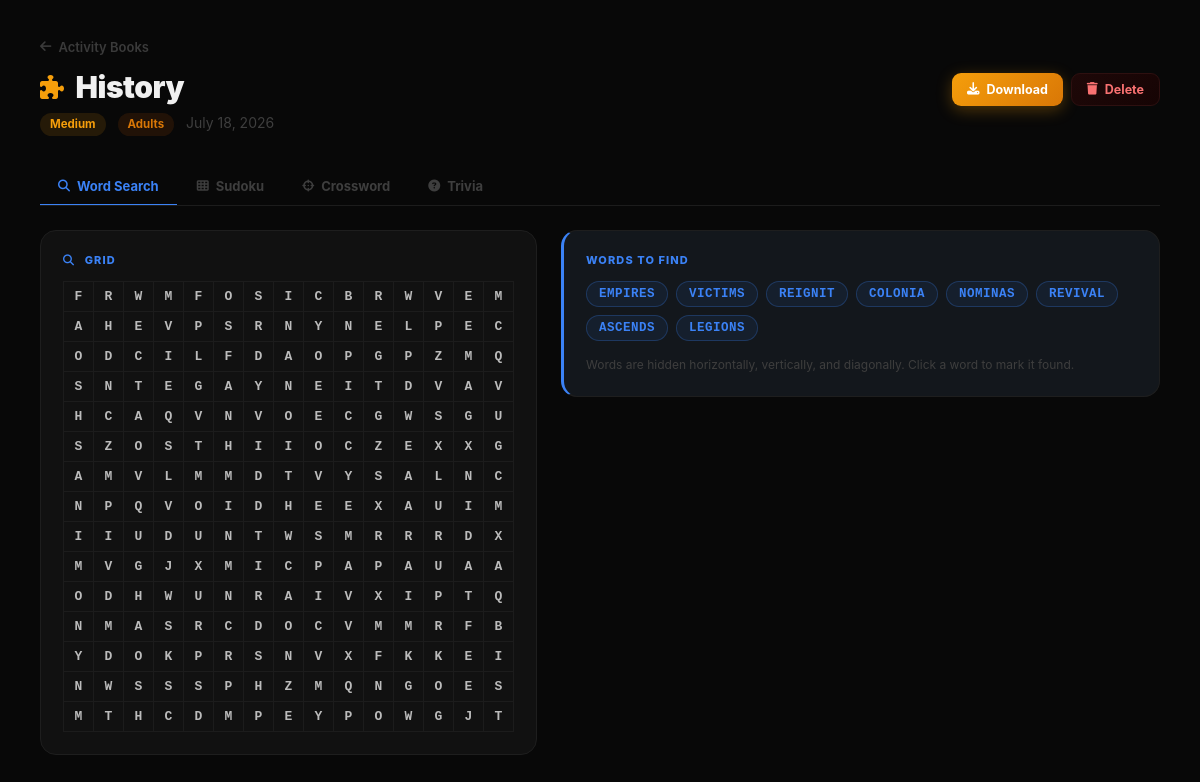
Screenshot of /actgen/1 with the database file from the repository.
### models.py (models this page shows)
class ActivityBook(db.Model):
    __tablename__ = "activity_books"
    id         = db.Column(db.Integer, primary_key=True)
    theme      = db.Column(db.String(200))
    difficulty = db.Column(db.String(50))
    age_group  = db.Column(db.String(50))
    created_at = db.Column(db.DateTime, default=datetime.utcnow)
    activities = db.relationship("Activity", backref="book",
                                 cascade="all, delete-orphan", order_by="Activity.id")

### apps/actgen/__init__.py (the view)
@actgen_bp.route("/<int:book_id>")
def view(book_id):
    book = ActivityBook.query.get_or_404(book_id)
    activities = {a.activity_type: json.loads(a.data) for a in book.activities}
    return render_template("actgen/view.html", book=book, activities=activities)

### templates/actgen/view.html (shortened to what this page needs)
{% extends "base.html" %}
{% block content %}
{% set ws = activities.get('wordsearch', {}) %}
{% set su = activities.get('sudoku', {}) %}
{% set cw = activities.get('crossword', {}) %}
{% set tr = activities.get('trivia', {}) %}
<div class="page-header anim-up">
  <a href="/actgen/" class="back-link"><i class="fas fa-arrow-left"></i> Activity Books</a>
  <div class="page-header-row">
    <div>
      <h1><i class="fas fa-puzzle-piece"></i> {{ book.theme }}</h1>
      <p class="subtitle" style="margin-top:7px;">
        <span class="badge badge-yellow" style="margin-right:8px;">{{ book.difficulty }}</span>
        <span class="badge badge-brown" style="margin-right:8px;">{{ book.age_group }}</span>
        {{ book.created_at.strftime('%B %d, %Y') }}
      </p>
    </div>
    <div class="btn-row" style="margin-top:4px;">
      <button class="btn btn-warning btn-sm" onclick="window.location.href='/actgen/{{ book.id }}/download'">
        <i class="fas fa-download"></i> Download
      </button>
      <button class="btn btn-danger btn-sm" onclick="deleteBook()">
        <i class="fas fa-trash"></i> Delete
      </button>
    </div>
  </div>
</div>
<div class="tabs">
  <button class="tab-btn tab-ws active" onclick="switchTab('tabWS', this)">
    <i class="fas fa-search"></i> Word Search
  </button>
  <button class="tab-btn tab-su" onclick="switchTab('tabSU', this)">
    <i class="fas fa-th"></i> Sudoku
  </button>
  <button class="tab-btn tab-cw" onclick="switchTab('tabCW', this)">
    <i class="fas fa-crosshairs"></i> Crossword
  </button>
  <button class="tab-btn tab-tr" onclick="switchTab('tabTR', this)">
    <i class="fas fa-question-circle"></i> Trivia
  </button>
</div>
<div class="tab-panel active" id="tabWS">
  <div class="act-grid">
    <div class="card" style="overflow-x:auto;">
      <p class="section-label" style="margin-top:0;color:var(--blue);">
        <i class="fas fa-search" style="margin-right:6px;"></i> Grid
      </p>
      <table class="ws-table">
        {% for row in ws.get('grid', []) %}
        <tr>{% for ch in row %}<td>{{ ch }}</td>{% endfor %}</tr>
        {% endfor %}
      </table>
    </div>
    <div>
      <div class="card card-blue">
        <p class="section-label" style="margin-top:0;color:var(--blue);">Words to find</p>
        <div class="chips" id="wordChips">
          {% for word in ws.get('words', []) %}
          <span class="word-chip" data-word="{{ word }}">{{ word }}</span>
          {% endfor %}
        </div>
        <p class="text-xs text-muted" style="margin-top:14px;line-height:1.6;">
          Words are hidden horizontally, vertically, and diagonally. Click a word to mark it found.
        </p>
      </div>
    </div>
  </div>
</div>
      {% set across_pos = {} %}
      {% set down_pos   = {} %}
      {% for item in cw.get('across', []) %}{% set _ = across_pos.update({(item.row, item.col): item.num}) %}{% endfor %}
      {% for item in cw.get('down',   []) %}{% set _ = down_pos.update({(item.row, item.col): item.num}) %}{% endfor %}
{% endblock %}

### static/css/mobile.css (style rules this page uses)
*, *::before, *::after { box-sizing: border-box; margin: 0; padding: 0; }
html { font-size: 15px; scroll-behavior: smooth; }
body { background: #080808; color: #c8c8c8; font-family: -apple-system, BlinkMacSystemFont, 'Segoe UI', Roboto, sans-serif; min-height: 100vh; -webkit-font-smoothing: antialiased; }
:root { --accent: #7c3aed; --accent-dark: #5b21b6; --red: #ef4444; --red-dark: #dc2626; --green: #22c55e; --green-dark: #16a34a; --blue: #3b82f6; --blue-dark: #2563eb; --yellow: #f59e0b; --yellow-dark: #d97706; --brown: #b45309; --brown-dark: #92400e; }
.anim-up { animation: fadeInUp .45s ease both; }
.page-header { margin-bottom: 32px; }
.page-header .back-link { display: inline-flex; align-items: center; gap: 7px; font-size: 13px; font-weight: 600; color: #3a3a3a; text-decoration: none; margin-bottom: 14px; transition: color .15s; }
.page-header h1 { font-size: clamp(22px, 4vw, 30px); font-weight: 900; color: #f0f0f0; letter-spacing: -.5px; display: flex; align-items: center; gap: 12px; }
.page-header h1 i { color: var(--accent); font-size: 24px; }
.page-header .subtitle { color: #3e3e3e; font-size: 14px; margin-top: 7px; line-height: 1.5; }
.page-header-row { display: flex; align-items: flex-start; justify-content: space-between; gap: 16px; flex-wrap: wrap; }
.section-label { font-size: 11px; font-weight: 800; letter-spacing: .1em; text-transform: uppercase; color: #2e2e2e; margin-bottom: 14px; }
.card { background: #111; border: 1px solid #1e1e1e; border-radius: 16px; padding: 22px; margin-bottom: 14px; transition: border-color .2s, box-shadow .2s, transform .2s; }
.card-blue { border-left: 3px solid var(--blue); background: color-mix(in srgb,var(--blue) 5%,#111); }
.btn { display: inline-flex; align-items: center; justify-content: center; gap: 7px; padding: 11px 20px; border-radius: 11px; font-size: 13.5px; font-weight: 700; font-family: inherit; cursor: pointer; border: none; transition: opacity .15s, transform .12s, box-shadow .2s; text-decoration: none; white-space: nowrap; position: relative; overflow: hidden; }
.btn::after { content: ''; position: absolute; inset: 0; background: linear-gradient(135deg, rgba(255,255,255,.06), transparent); opacity: 0; transition: opacity .15s; }
.btn-warning { background: linear-gradient(135deg, var(--yellow), var(--yellow-dark)); color: #fff; box-shadow: 0 4px 16px color-mix(in srgb,var(--yellow) 30%,transparent); }
.btn-danger { background: linear-gradient(135deg,#1e0808,#160404); border: 1.5px solid #2e1010; color: #f87171; }
.btn-sm { padding: 8px 15px; font-size: 12.5px; border-radius: 9px; }
.btn-row { display: flex; gap: 8px; flex-wrap: wrap; }
.badge { display: inline-block; padding: 3px 10px; border-radius: 20px; font-size: 11.5px; font-weight: 700; }
.badge-yellow { background: rgba(245,158,11,.12); color: #f59e0b; }
.badge-brown { background: rgba(180,83,9,.15); color: #d97706; }
.tabs { display: flex; gap: 2px; border-bottom: 1px solid #1c1c1c; margin-bottom: 24px; overflow-x: auto; flex-shrink: 0; }
.tab-btn { padding: 10px 18px; font-size: 13px; font-weight: 700; color: #3e3e3e; cursor: pointer; border: none; background: transparent; font-family: inherit; border-bottom: 2px solid transparent; margin-bottom: -1px; transition: color .15s, border-color .15s; white-space: nowrap; display: flex; align-items: center; gap: 7px; }
.tab-btn i { font-size: 12px; }
.tab-btn.active { color: var(--accent); border-bottom-color: var(--accent); }
.tab-panel { display: none; animation: fadeIn .2s ease; }
.tab-panel.active { display: block; }
.ws-table { border-collapse: collapse; }
.ws-table td { width: 28px; height: 28px; text-align: center; vertical-align: middle; font-size: 13px; font-weight: 700; font-family: 'Courier New',monospace; color: #ccc; border: 1px solid #1c1c1c; transition: background .15s, color .15s; }
.chips { display: flex; flex-wrap: wrap; gap: 8px; }
.text-muted { color: #3e3e3e; }
.text-xs { font-size: 12px; }

### rows the page displays
ActivityBook: theme "History", difficulty "Medium", age_group "Adults", created_at "July 18, 2026"

### other values shown
{{ ch }} "F" "R" "W" "M" "F" "O" "S" "I" "C" "B" "R" "W" "V" "E" "M" "A" "H" "E" "V" "P" "S" "R" "N" "Y" "N" "E" "L" "P" "E" "C" "O" "D" "C" "I" "L" "F" "D" "A" "O" "P" "G" "P" "Z" "M" "Q" "S" "N" "T" "E" "G" "A" "Y" "N" "E" "I" "T" "D" "V" "A" "V" "H" "C" "A" "Q" "V" "N" "V" "O" "E" "C" "G" "W" "S" "G" "U" "S" "Z" "O" "S" "T" "H" "I" "I" "O" "C" "Z" "E" "X" "X" "G" "A" "M" "V" "L" "M" "M" "D" "T" "V" "Y" "S" "A" "L" "N" "C" "N" "P" "Q" "V" "O" "I" "D" "H" "E" "E" "X" "A" "U" "I" "M" "I" "I" "U" "D" "U" "N" "T" "W" "S" "M" "R" "R" "R" "D" "X" "M" "V" "G" "J" "X" "M" "I" "C" "P" "A" "P" "A" "U" "A" "A" "O" "D" "H" "W" "U" "N" "R" "A" "I" "V" "X" "I" "P" "T" "Q" "N" "M" "A" "S" "R" "C" "D" "O" "C" "V" "M" "M" "R" "F" "B" "Y" "D" "O" "K" "P" "R" "S" "N" "V" "X" "F" "K" "K" "E" "I" "N" "W" "S" "S" "S" "P" "H" "Z" "M" "Q" "N" "G" "O" "E" "S" "M" "T" "H" "C" "D" "M" "P" "E" "Y" "P" "O" "W" "G" "J" "T"
{{ word }} "EMPIRES" "VICTIMS" "REIGNIT" "COLONIA" "NOMINAS" "REVIVAL" "ASCENDS" "LEGIONS"
